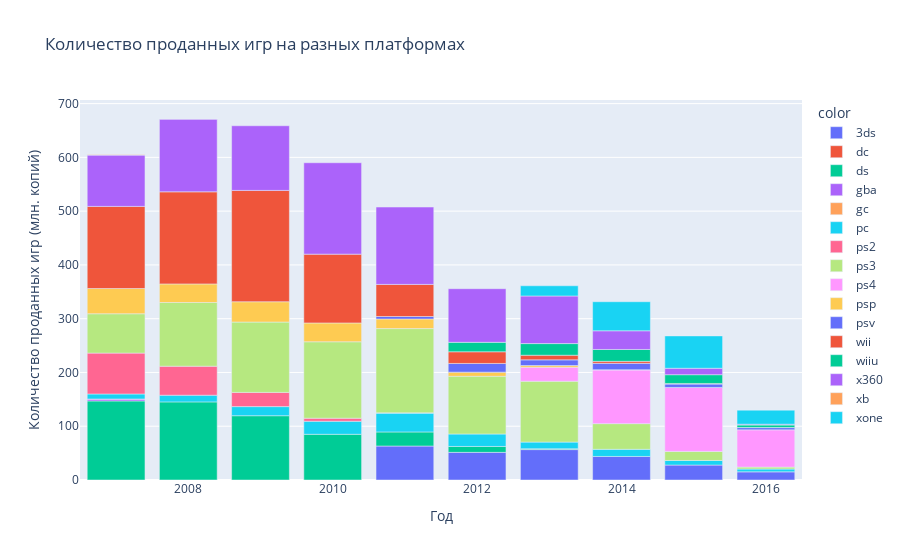

Here is the notebook cell this chart was saved with:
### Markdown cell above
Из распределения видно, что в среднем жизненный цикл платформы состовляет около 10 лет.
Возьмем данные за актуальный период, для выялвения перспективных платформ на 2017 год.
Учитывая жизненный цикл платформы в 10 лет, определим актуальный период с 2007 по 2016 годы, и посмотрим какие платформы лидируют по продажам, какие растут, а какие падают?
Выберем несколько потенциально прибыльных платформ.

### Code cell
actual_data = data.query("year_of_release >= 2007")

sales = actual_data.groupby(['platform', 'year_of_release']).sum().reset_index()

fig = px.bar(
    x=sales['year_of_release'],
    y=sales['sum_sales'],
    color=sales['platform'],
    title='Количество проданных игр на разных платформах'
)

fig.update_layout(
    xaxis_title="Год",
    yaxis_title="Количество проданных игр (млн. копий)"
)

fig.show()

### Figure 1 — Plotly figure (JSON) as saved in the notebook; plotly's stock layout.template omitted (floating-point values rounded to 4 significant figures)
{"data": [{"alignmentgroup": "True", "hovertemplate": "color=3ds<br>x=%{x}<br>y=%{y}<extra></extra>", "legendgroup": "3ds", "marker": {"color": "#636efa", "pattern": {"shape": ""}}, "name": "3ds", "offsetgroup": "3ds", "orientation": "v", "showlegend": true, "textposition": "auto", "x": [2011, 2012, 2013, 2014, 2015, 2016], "xaxis": "x", "y": [63.19, 51.38, 56.56, 43.78, 27.78, 15.13], "yaxis": "y", "type": "bar"}, {"alignmentgroup": "True", "hovertemplate": "color=dc<br>x=%{x}<br>y=%{y}<extra></extra>", "legendgroup": "dc", "marker": {"color": "#EF553B", "pattern": {"shape": ""}}, "name": "dc", "offsetgroup": "dc", "orientation": "v", "showlegend": true, "textposition": "auto", "x": [2007, 2008], "xaxis": "x", "y": [0.02, 0.04001], "yaxis": "y", "type": "bar"}, {"alignmentgroup": "True", "hovertemplate": "color=ds<br>x=%{x}<br>y=%{y}<extra></extra>", "legendgroup": "ds", "marker": {"color": "#00cc96", "pattern": {"shape": ""}}, "name": "ds", "offsetgroup": "ds", "orientation": "v", "showlegend": true, "textposition": "auto", "x": [2007, 2008, 2009, 2010, 2011, 2012, 2013], "xaxis": "x", "y": [147.0, 145.2, 119.6, 85.0, 26.19, 11.01, 1.54], "yaxis": "y", "type": "bar"}, {"alignmentgroup": "True", "hovertemplate": "color=gba<br>x=%{x}<br>y=%{y}<extra></extra>", "legendgroup": "gba", "marker": {"color": "#ab63fa", "pattern": {"shape": ""}}, "name": "gba", "offsetgroup": "gba", "orientation": "v", "showlegend": true, "textposition": "auto", "x": [2007], "xaxis": "x", "y": [3.4], "yaxis": "y", "type": "bar"}, {"alignmentgroup": "True", "hovertemplate": "color=gc<br>x=%{x}<br>y=%{y}<extra></extra>", "legendgroup": "gc", "marker": {"color": "#FFA15A", "pattern": {"shape": ""}}, "name": "gc", "offsetgroup": "gc", "orientation": "v", "showlegend": true, "textposition": "auto", "x": [2007], "xaxis": "x", "y": [0.27], "yaxis": "y", "type": "bar"}, {"alignmentgroup": "True", "hovertemplate": "color=pc<br>x=%{x}<br>y=%{y}<extra></extra>", "legendgroup": "pc", "marker": {"color": "#19d3f3", "pattern": {"shape": ""}}, "name": "pc", "offsetgroup": "pc", "orientation": "v", "showlegend": true, "textposition": "auto", "x": [2007, 2008, 2009, 2010, 2011, 2012, 2013, 2014, 2015, 2016], "xaxis": "x", "y": [9.281, 12.42, 16.92, 24.28, 35.03, 23.14, 12.38, 13.28, 8.516, 5.25], "yaxis": "y", "type": "bar"}, {"alignmentgroup": "True", "hovertemplate": "color=ps2<br>x=%{x}<br>y=%{y}<extra></extra>", "legendgroup": "ps2", "marker": {"color": "#FF6692", "pattern": {"shape": ""}}, "name": "ps2", "offsetgroup": "ps2", "orientation": "v", "showlegend": true, "textposition": "auto", "x": [2007, 2008, 2009, 2010, 2011], "xaxis": "x", "y": [76.0, 53.91, 26.41, 5.641, 0.45], "yaxis": "y", "type": "bar"}, {"alignmentgroup": "True", "hovertemplate": "color=ps3<br>x=%{x}<br>y=%{y}<extra></extra>", "legendgroup": "ps3", "marker": {"color": "#B6E880", "pattern": {"shape": ""}}, "name": "ps3", "offsetgroup": "ps3", "orientation": "v", "showlegend": true, "textposition": "auto", "x": [2007, 2008, 2009, 2010, 2011, 2012, 2013, 2014, 2015, 2016], "xaxis": "x", "y": [73.19, 118.5, 130.9, 142.1, 156.8, 107.4, 113.2, 47.75, 16.83, 3.6], "yaxis": "y", "type": "bar"}, {"alignmentgroup": "True", "hovertemplate": "color=ps4<br>x=%{x}<br>y=%{y}<extra></extra>", "legendgroup": "ps4", "marker": {"color": "#FF97FF", "pattern": {"shape": ""}}, "name": "ps4", "offsetgroup": "ps4", "orientation": "v", "showlegend": true, "textposition": "auto", "x": [2013, 2014, 2015, 2016], "xaxis": "x", "y": [25.98, 100.0, 118.9, 69.25], "yaxis": "y", "type": "bar"}, {"alignmentgroup": "True", "hovertemplate": "color=psp<br>x=%{x}<br>y=%{y}<extra></extra>", "legendgroup": "psp", "marker": {"color": "#FECB52", "pattern": {"shape": ""}}, "name": "psp", "offsetgroup": "psp", "orientation": "v", "showlegend": true, "textposition": "auto", "x": [2007, 2008, 2009, 2010, 2011, 2012, 2013, 2014, 2015], "xaxis": "x", "y": [46.94, 34.56, 37.78, 35.03, 17.83, 7.691, 3.141, 0.24, 0.12], "yaxis": "y", "type": "bar"}, {"alignmentgroup": "True", "hovertemplate": "color=psv<br>x=%{x}<br>y=%{y}<extra></extra>", "legendgroup": "psv", "marker": {"color": "#636efa", "pattern": {"shape": ""}}, "name": "psv", "offsetgroup": "psv", "orientation": "v", "showlegend": true, "textposition": "auto", "x": [2011, 2012, 2013, 2014, 2015, 2016], "xaxis": "x", "y": [4.629, 16.19, 10.59, 11.9, 6.25, 4.25], "yaxis": "y", "type": "bar"}, {"alignmentgroup": "True", "hovertemplate": "color=wii<br>x=%{x}<br>y=%{y}<extra></extra>", "legendgroup": "wii", "marker": {"color": "#EF553B", "pattern": {"shape": ""}}, "name": "wii", "offsetgroup": "wii", "orientation": "v", "showlegend": true, "textposition": "auto", "x": [2007, 2008, 2009, 2010, 2011, 2012, 2013, 2014, 2015, 2016], "xaxis": "x", "y": [152.8, 171.2, 207.0, 127.9, 59.66, 21.7, 8.594, 3.75, 1.141, 0.1799], "yaxis": "y", "type": "bar"}, {"alignmentgroup": "True", "hovertemplate": "color=wiiu<br>x=%{x}<br>y=%{y}<extra></extra>", "legendgroup": "wiiu", "marker": {"color": "#00cc96", "pattern": {"shape": ""}}, "name": "wiiu", "offsetgroup": "wiiu", "orientation": "v", "showlegend": true, "textposition": "auto", "x": [2012, 2013, 2014, 2015, 2016], "xaxis": "x", "y": [17.56, 21.64, 22.03, 16.34, 4.602], "yaxis": "y", "type": "bar"}, {"alignmentgroup": "True", "hovertemplate": "color=x360<br>x=%{x}<br>y=%{y}<extra></extra>", "legendgroup": "x360", "marker": {"color": "#ab63fa", "pattern": {"shape": ""}}, "name": "x360", "offsetgroup": "x360", "orientation": "v", "showlegend": true, "textposition": "auto", "x": [2007, 2008, 2009, 2010, 2011, 2012, 2013, 2014, 2015, 2016], "xaxis": "x", "y": [95.38, 135.2, 120.2, 170.0, 143.9, 99.75, 88.56, 34.75, 11.96, 1.521], "yaxis": "y", "type": "bar"}, {"alignmentgroup": "True", "hovertemplate": "color=xb<br>x=%{x}<br>y=%{y}<extra></extra>", "legendgroup": "xb", "marker": {"color": "#FFA15A", "pattern": {"shape": ""}}, "name": "xb", "offsetgroup": "xb", "orientation": "v", "showlegend": true, "textposition": "auto", "x": [2007, 2008], "xaxis": "x", "y": [0.5503, 0.1801], "yaxis": "y", "type": "bar"}, {"alignmentgroup": "True", "hovertemplate": "color=xone<br>x=%{x}<br>y=%{y}<extra></extra>", "legendgroup": "xone", "marker": {"color": "#19d3f3", "pattern": {"shape": ""}}, "name": "xone", "offsetgroup": "xone", "orientation": "v", "showlegend": true, "textposition": "auto", "x": [2013, 2014, 2015, 2016], "xaxis": "x", "y": [18.95, 54.06, 60.12, 26.16], "yaxis": "y", "type": "bar"}], "layout": {"xaxis": {"anchor": "y", "domain": [0.0, 1.0], "title": {"text": "Год"}}, "yaxis": {"anchor": "x", "domain": [0.0, 1.0], "title": {"text": "Количество проданных игр (млн. копий)"}}, "legend": {"title": {"text": "color"}, "tracegroupgap": 0}, "title": {"text": "Количество проданных игр на разных платформах"}, "barmode": "relative"}}
